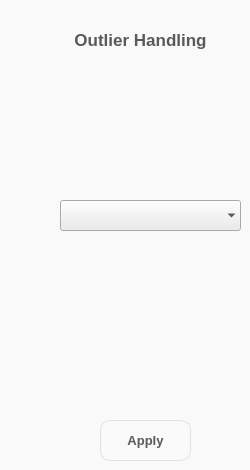
     <widget class="QWidget" name="out_had_page">
      <property name="styleSheet">
       <string notr="true">background-color: rgb(249,249,249);</string>
      </property>
      <widget class="QLabel" name="label_13">
       <property name="geometry">
        <rect>
         <x>50</x>
         <y>20</y>
         <width>181</width>
         <height>41</height>
        </rect>
       </property>
       <property name="font">
        <font>
         <family>Segoe UI</family>
         <pointsize>13</pointsize>
         <weight>75</weight>
         <bold>true</bold>
        </font>
       </property>
       <property name="styleSheet">
        <string notr="true">color: rgb(90, 89, 90);</string>
       </property>
       <property name="text">
        <string>&lt;html&gt;&lt;head/&gt;&lt;body&gt;&lt;p align=&quot;center&quot;&gt;Outlier Handling&lt;/p&gt;&lt;/body&gt;&lt;/html&gt;</string>
       </property>
      </widget>
      <widget class="QPushButton" name="out_had_apply">
       <property name="geometry">
        <rect>
         <x>100</x>
         <y>420</y>
         <width>91</width>
         <height>41</height>
        </rect>
       </property>
       <property name="font">
        <font>
         <family>Segoe UI</family>
         <pointsize>10</pointsize>
         <weight>75</weight>
         <bold>true</bold>
        </font>
       </property>
       <property name="styleSheet">
        <string notr="true">QPushButton#out_had_apply {
	
    border-radius: 10px;
border: 1px solid rgb(224,224,224);
   color: rgb(90, 89, 90);
}

QPushButton:hover {
    /* Add your hover effect styles here */
    background-color: rgb(170,172,175); /* Example: change background color to red */
}
</string>
       </property>
       <property name="text">
        <string>Apply</string>
       </property>
      </widget>
      <widget class="QComboBox" name="oh2">
       <property name="geometry">
        <rect>
         <x>60</x>
         <y>200</y>
         <width>181</width>
         <height>31</height>
        </rect>
       </property>
       <property name="font">
        <font>
         <family>Segoe UI</family>
         <weight>75</weight>
         <bold>true</bold>
        </font>
       </property>
       <property name="styleSheet">
        <string notr="true">background-color: rgb(235, 234, 236);</string>
       </property>
       <property name="placeholderText">
        <string>None</string>
       </property>
       <property name="frame">
        <bool>false</bool>
       </property>
       <item>
        <property name="text">
         <string>Remove Duplicate</string>
        </property>
       </item>
      </widget>
     </widget>
